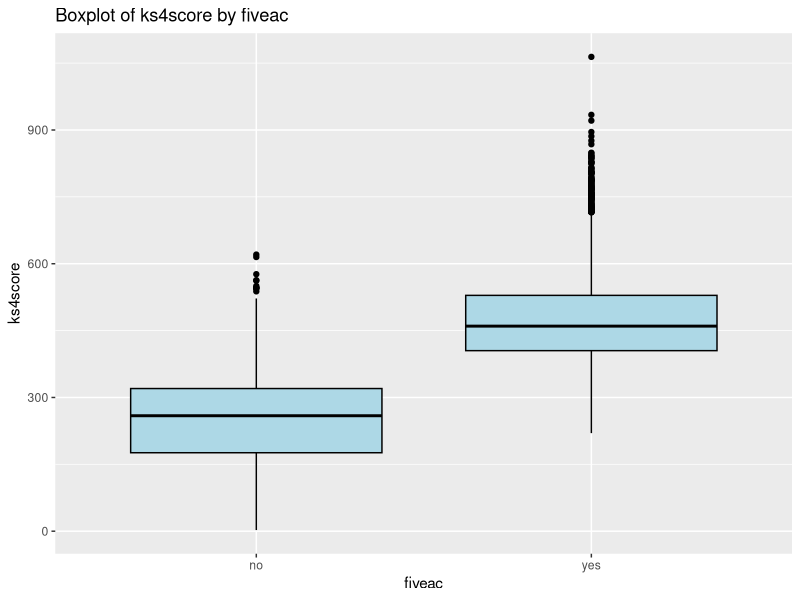
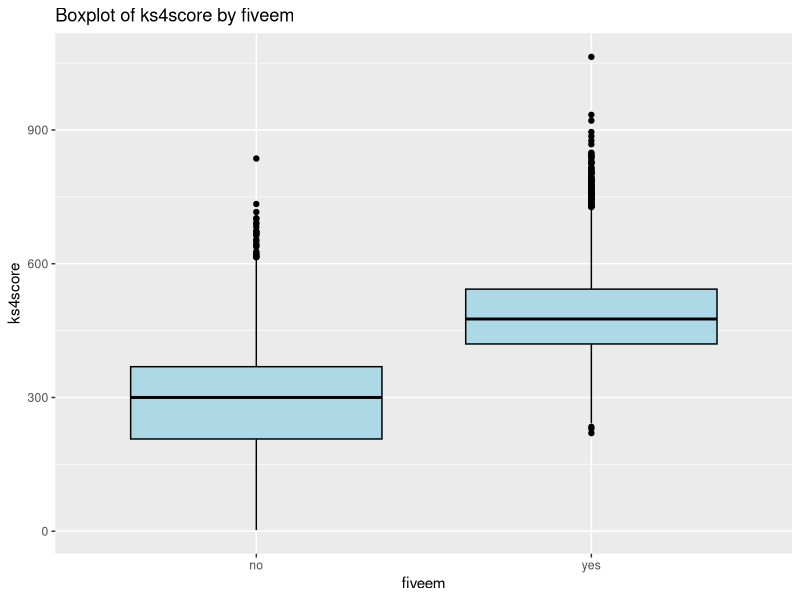
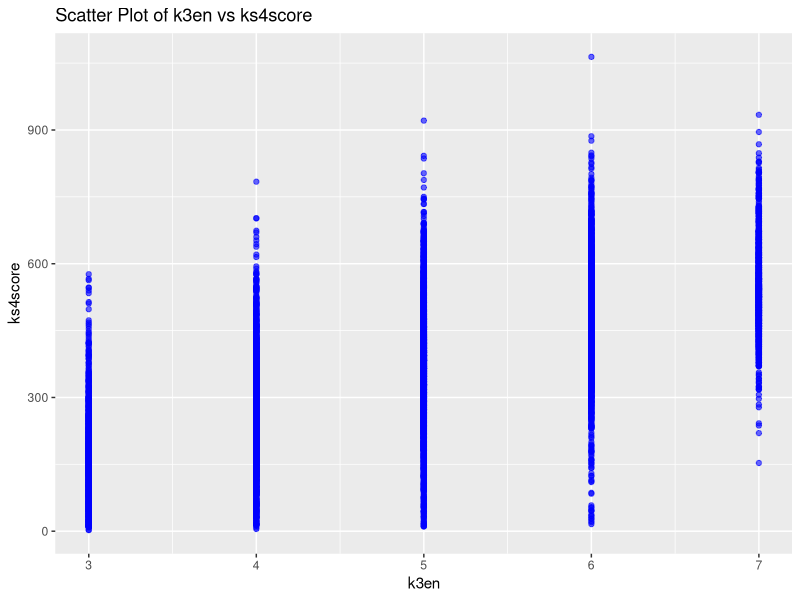
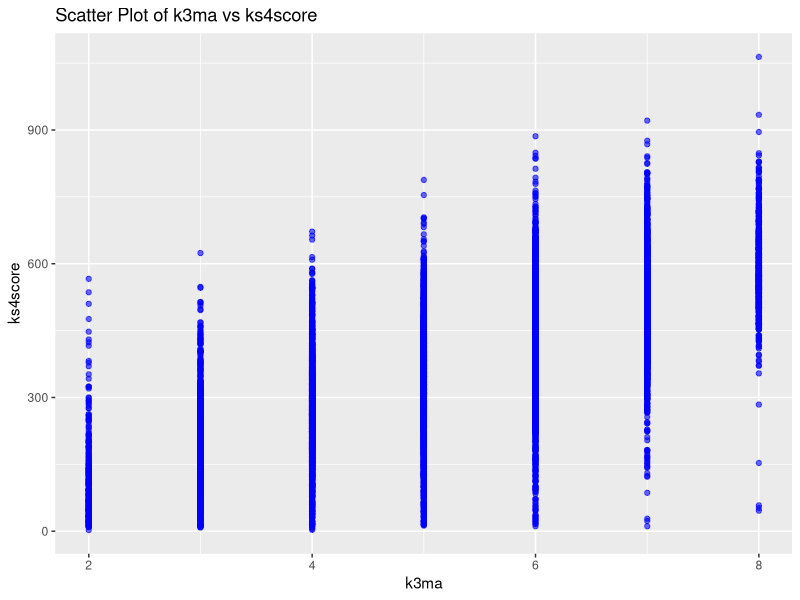
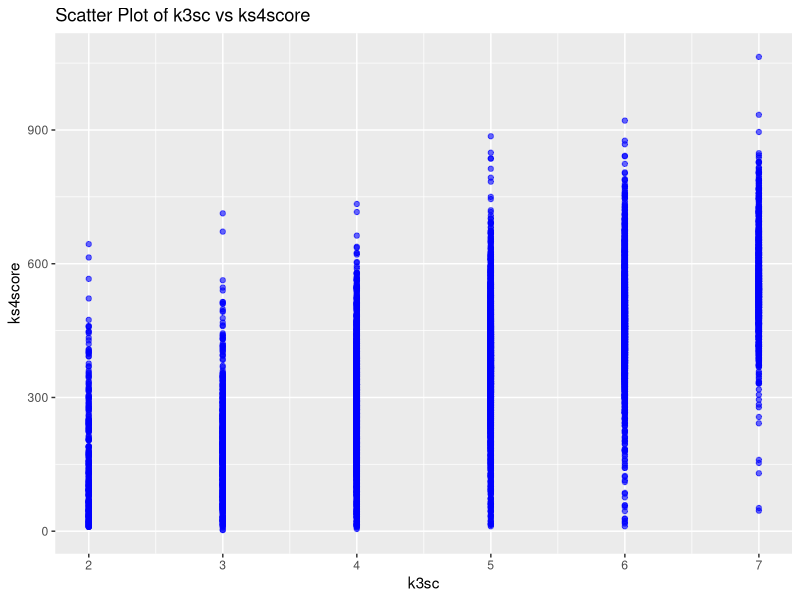
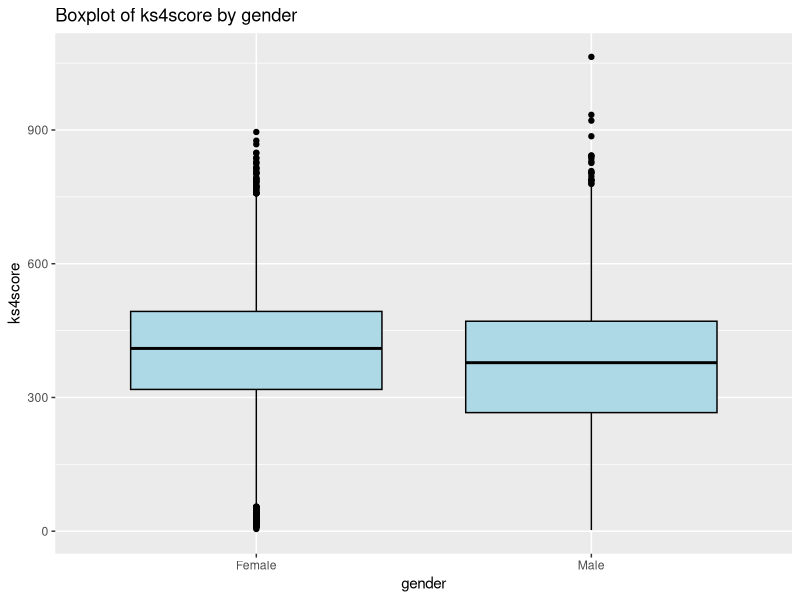
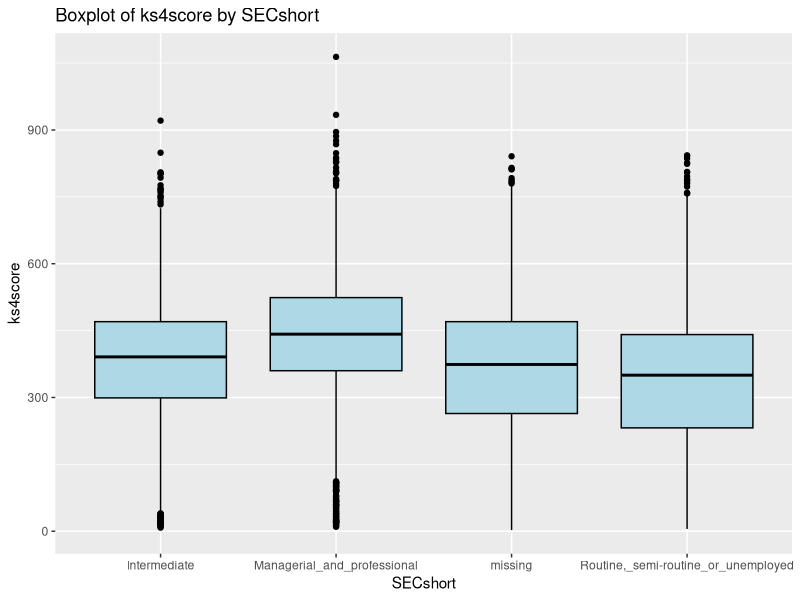
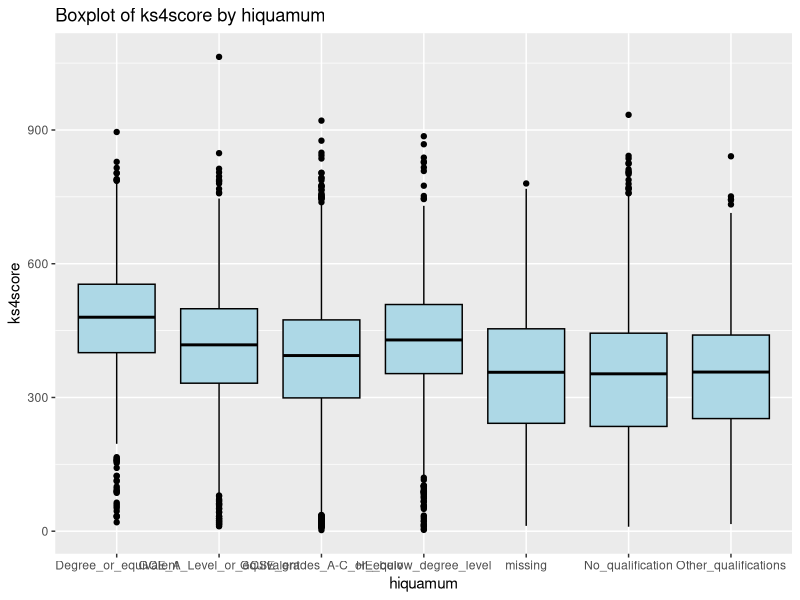

Reproduce these figures in R, in order.
library(ggplot2)

# EXPLORING THE DATA

assig.dat<-read.csv("RWNS_final.csv", header=TRUE, stringsAsFactors=T) #reading the data

dim(assig.dat) #looking at the dimensions
head(assig.dat) #looking at the data
summary(assig.dat) #getting the summary of each col

#looping through each col, and looking at it's impact on the k4score

target_col <- "ks4score"
for (col in names(assig.dat)) {
  if (col == target_col) next  # Skip ks4score itself
  
  # Check if the column is numeric or categorical
  if (is.numeric(assig.dat[[col]])) {
    # Scatter plot for numeric columns
    p <- ggplot(na.omit(assig.dat), aes(x=.data[[col]], y=.data[[target_col]])) +
      geom_point(alpha=0.6, color="blue") +
      labs(title=paste("Scatter Plot of", col, "vs", target_col),
           x=col, y=target_col)
  } else {
    # Boxplot for categorical columns
    p <- ggplot(assig.dat, aes(x=.data[[col]], y=.data[[target_col]])) +
      geom_boxplot(fill="lightblue", color="black") +
      labs(title=paste("Boxplot of", target_col, "by", col),
           x=col, y=target_col)
  }
  
  # Print the plot
  print(p)
}

#looking at how many na or missing values we have per column, to then decide whether to remove them or not
count_na <- function(column) {
  if (is.factor(column)) {
    return(sum(is.na(column) | column == "missing"))  # Treat "missing" as NA
  } else {
    return(sum(is.na(column)))
  }
}

# Apply function to all columns and print results
print(sapply(assig.dat, count_na))

#based on these results, we will remove rows with missing values in the FSMband, IDACI_n, singlepar, fsm and sen columns
#as there is a small amount of missing values so in these columns, so removing these rows have minimal impact
